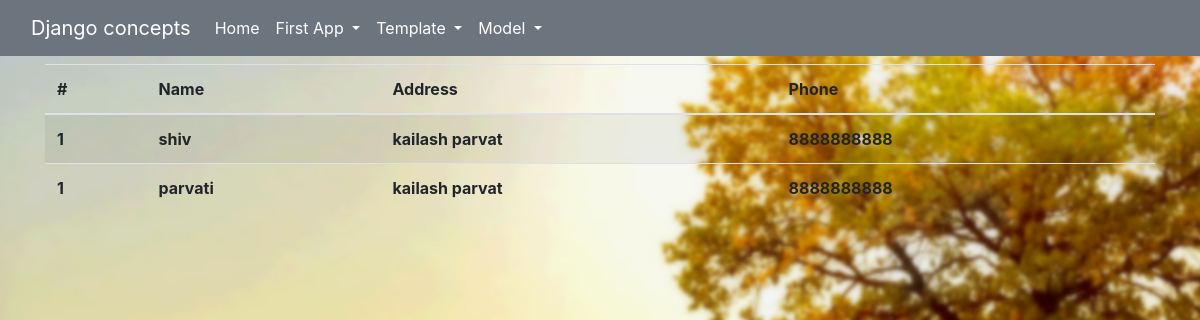
/modelapp/showData, run on the app's committed database.
### app_003_models/models.py (models this page shows)
class testData(models.Model):
    name = models.CharField(max_length=100)
    address = models.CharField(max_length=200)
    phone = models.IntegerField()

### app_003_models/views.py (the view)
# urls.py: path('showData', show_model_data, name="showData")
def show_model_data(request):
    data = testData.objects.all()
    return render(request, 'app_003_models/show_data.html', {'data': data})

### templates/app_003_models/show_data.html (shortened to what this page needs)
<!DOCTYPE html>
{% extends "base.html" %}
{%load static%}
        {% block body%}
            {%if data%}
                <table class="table table-striped">
                    <thead>
                        <tr>
                            <th scope="col">#</th>
                            <th scope="col">Name</th>
                            <th scope="col">Address</th>
                            <th scope="col">Phone</th>
                        </tr>
                    </thead>
                    <tbody>
                        {% for value in data %}
                        <tr>
                            <th scope="row">1</th>
                            <th scope="row">{{value.name}}</th>
                            <th scope="row">{{value.address}}</th>
                            <th scope="row">{{value.phone}}</th>
                        </tr>
                        {% endfor %}
                    </tbody>
                </table>
            {%else%}
            <p>data is not available
            {%endif%}
        {% endblock body%}

### static/css/base.css (style rules this page uses)
html, body { margin: 0; padding: 0; width: 100%; min-height: 100%; }
body { background-image: url(../images/ak2.jpg); background-size:cover; background-position: center; background-attachment: fixed; color: rgba(var(--bs-dark-rgb),var(--bs-text-opacity))!important }

### data on the page
testData: name "shiv", address "kailash parvat", phone "8888888888"
testData: name "parvati", address "kailash parvat", phone "8888888888"
